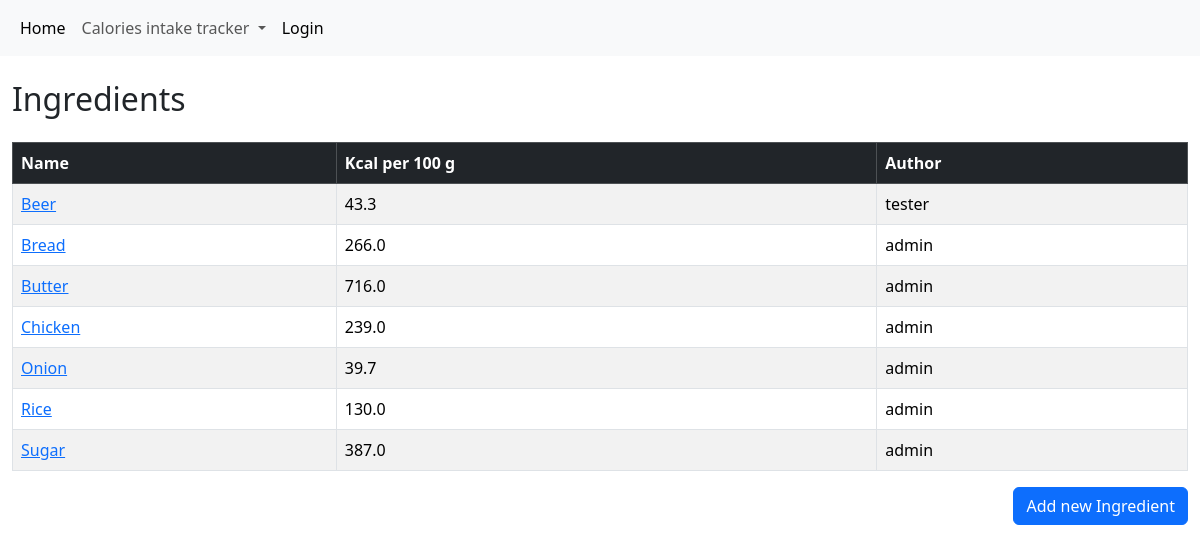
The page /kcal/ingredients/ on the database its author committed.
### kcal/models.py (models this page shows, shortened)
class Ingredient(models.Model):
    name = models.CharField(max_length=100)
    energy_density = models.FloatField()
    author = models.ForeignKey(
        settings.AUTH_USER_MODEL,
        on_delete=models.SET_NULL,
        null=True,
        blank=True,
    )
    class Meta:
        ordering = ['name', 'energy_density']

### kcal/views.py (the view)
# urls.py: path('kcal/ingredients/', views.IngredientList.as_view(), name='ingredients'),
class IngredientList(generic.ListView):
   model = Ingredient

### kcal/templates/kcal/ingredient_list.html
{% extends "base_generic.html" %}
{% block content %}
<div class="container mt-4">
    <h2 class="mb-4">Ingredients</h2>
    <table class="table table-striped table-bordered">
        <thead class="table-dark">
            <tr>
                <th scope="col">Name </th>
                <th scope="col">Kcal per 100 g </th>
                <th scope="col">Author </th>
            </tr>
        </thead>
        <tbody>
        {% for object in object_list %}
            <tr>
                <td><a href="{% url "kcal:edit-ingredient" object.id %}">{{object.name}}</a></td>
                <td>{{object.energy_density}}</td>
                <td>{{object.author}}</td>
            </tr>
            {% empty %}
            <tr><td>Nothing is here. Yet.</td></tr>
            {% endfor %}
        </tbody>
    </table>
    <div class="text-end">
        <a href="{% url 'kcal:add-ingredient' %}" class="btn btn-primary">Add new Ingredient</a>
    </div>
</div>
{% endblock %}

### rows shown on the page
Ingredient: name "Beer", energy_density "43.3", author "tester"
Ingredient: name "Bread", energy_density "266.0", author "admin"
Ingredient: name "Butter", energy_density "716.0", author "admin"
Ingredient: name "Chicken", energy_density "239.0", author "admin"
Ingredient: name "Onion", energy_density "39.7", author "admin"
Ingredient: name "Rice", energy_density "130.0", author "admin"
Ingredient: name "Sugar", energy_density "387.0", author "admin"
